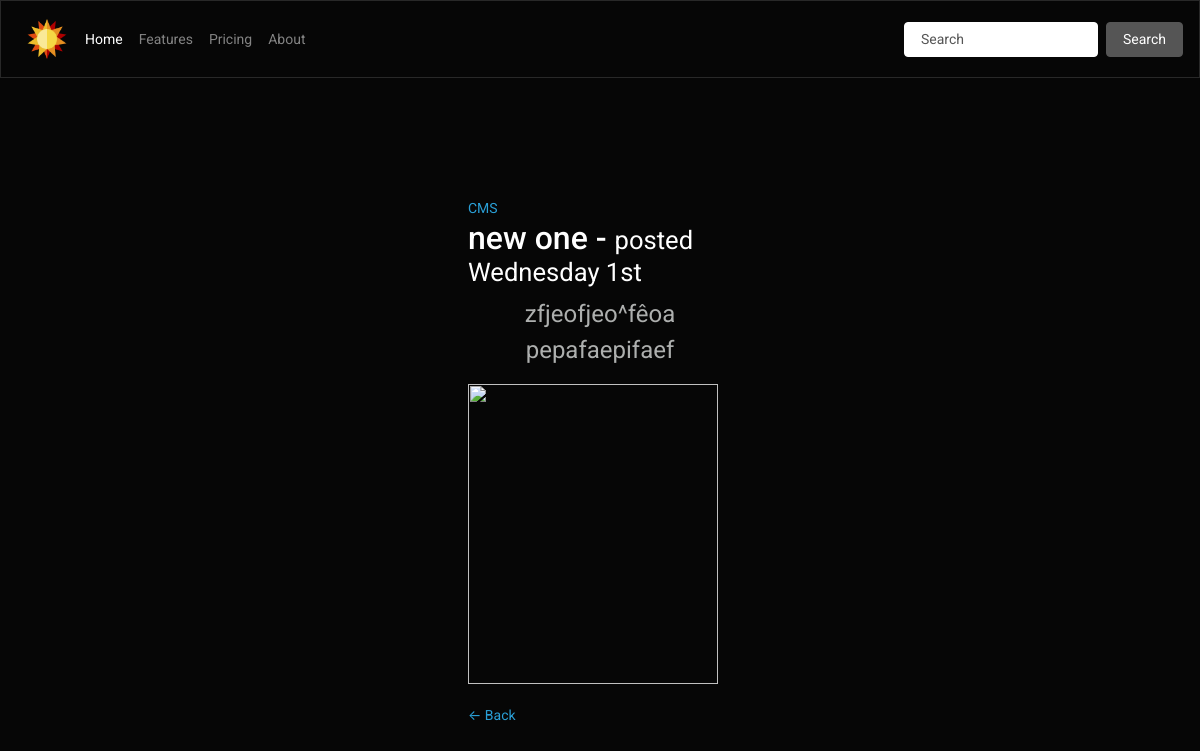
Screenshot of /cms/article.php?id=33 with the database file from the repository.
### tables this page shows
CREATE TABLE `articles` (
  `article_id` int(11) NOT NULL,
  `article_title` varchar(255) NOT NULL,
  `article_content` text NOT NULL,
  `article_timestamp` int(11) NOT NULL DEFAULT current_timestamp(),
  `article_img` blob NOT NULL
);

### cms/includes/article.php (called while the page is built, shortened)
<?php
class article {
    public function fetch_data($article_id){
         global $pdo ;
         $query = $pdo -> prepare("SELECT * FROM articles WHERE article_id=?");
         $query -> bindValue(1, $article_id );
         $query -> execute();
        return $query -> fetch();
    }
}
?>

### cms/article.php (the view, shortened to what this page needs)
<?php
include_once('includes/connection.php');
include_once('includes/article.php');
$article = new Article;
if(isset($_GET['id'])){
    $id = $_GET['id'];
    $data =$article -> fetch_data($id);
?>
<html>
    <head>
        <link rel="stylesheet" href="assete/style.css">
        <link rel="stylesheet" type="text/css" href="assete/bootswatch.css">
     </head>
     <body>
     <nav class="navbar navbar-expand-lg navbar-dark bg-dark">
     <img class="size"src="img/summer.png" alt="icon">
   <div class="collapse navbar-collapse" id="navbarColor02">
     <ul class="navbar-nav mr-auto">
       <li class="nav-item active">
         <a class="nav-link" href="#">Home <span class="sr-only">(current)</span></a>
       </li>
       <li class="nav-item">
         <a class="nav-link" href="#">Features</a>
       </li>
       <li class="nav-item">
         <a class="nav-link" href="#">Pricing</a>
       </li>
       <li class="nav-item">
         <a class="nav-link" href="#">About</a>
       </li>
     </ul>
     <form class="form-inline my-2 my-lg-0">
       <input class="form-control mr-sm-2" type="text" placeholder="Search">
       <button class="btn btn-secondary my-2 my-sm-0" type="submit">Search</button>
     </form>
   </div>
 </nav>
   <div class="article" >
        <a href="index.php" id="logo">CMS</a>
       <h4><?php echo $data['article_title'] ?> -
       <small>
       posted <?php echo date('l jS' , $data['article_timestamp']);?>
       </small>
       </h4>
       <p class="text"><?php echo $data['article_content']; ?></p>
     <?php  echo '<img src="img/'.$data['article_img'].'"width="250px" height=300px"/>';?><br><br>
       <a href="index.php">&larr; Back</a>
   </div>
     </body>
</html>
<?php
} else {
    header('Location: index.php');
    exit();
}
?>

### cms/assete/style.css (style rules this page uses)
.article { padding-top: 10%; margin:0 auto; width: 22%; }
.size { width: 40px; margin: 10px; }
.text { text-align: center; font-size: x-large; }

### rows the page displays
articles: article_title "new one", article_timestamp "Wednesday 1st", article_content "zfjeofjeo^fêoa pepafaepifaef"
